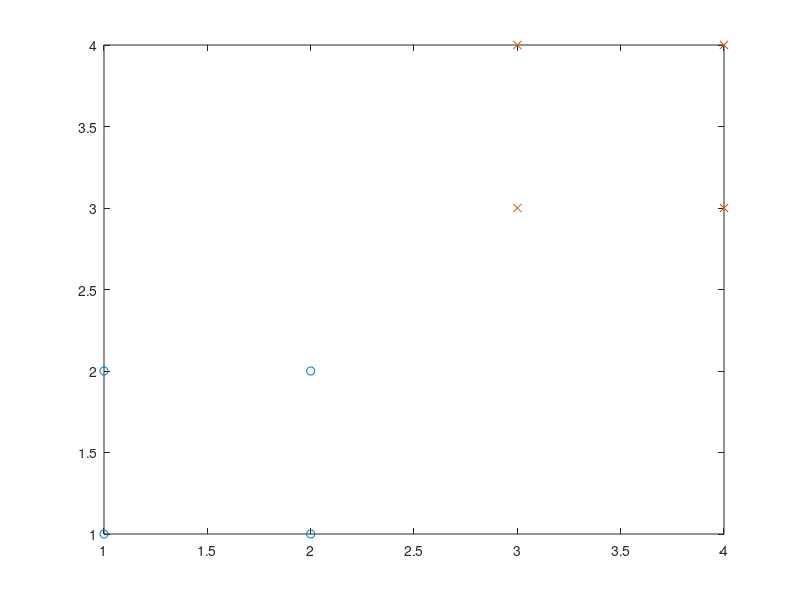

Here is the MATLAB script that generated this plot: (Note: this script raises an error after producing the figure.)
%SVM Matrix formulation -Hard Margin SVM
clear all;clc;
%load data
%making a matrix 
A = [1 1; 1 2; 2 1; 2 2; 3 3; 3 4; 4 3; 4 4];
%making a vector
B = [1; 1; 1; 1; -1; -1; -1; -1];

%plotting the data
figure(1);
plot(A(1:4,1),A(1:4,2),'o'); %class 1
hold on;
plot(A(5:8,1),A(5:8,2),'x'); %class -1
hold off;

%hard margin SVM using cvx
cvx_begin
    variables w(2) b %we are solving for w and b
    minimize( norm(w) ) %minimizing the norm of w
    subject to
        B.*(A*w + b) >= 1 
cvx_end

%plotting the data
figure(2);
plot(A(1:4,1),A(1:4,2),'o');
hold on;
plot(A(5:8,1),A(5:8,2),'x');
hold off;

%plotting the decision boundary
x = -5:0.1:5;
y = (-w(1)*x - b)/w(2);
hold on;
plot(x,y);
hold off;

%testing the model
test = [3 2];
test = test*w + b;
if test > 0
    disp('class 1');
else
    disp('class -1');
end
